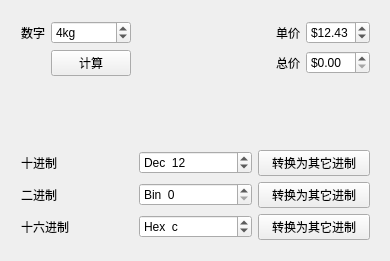
<?xml version="1.0" encoding="UTF-8"?>
<ui version="4.0">
 <class>Widget</class>
 <widget class="QWidget" name="Widget">
  <property name="geometry">
   <rect>
    <x>0</x>
    <y>0</y>
    <width>390</width>
    <height>261</height>
   </rect>
  </property>
  <property name="windowTitle">
   <string>QSpinBox使用测试</string>
  </property>
  <widget class="QWidget" name="verticalLayoutWidget">
   <property name="geometry">
    <rect>
     <x>10</x>
     <y>10</y>
     <width>371</width>
     <height>241</height>
    </rect>
   </property>
   <layout class="QVBoxLayout" name="verticalLayout_2">
    <item>
     <layout class="QGridLayout" name="gridLayout_10">
      <item row="0" column="0">
       <widget class="QLabel" name="label">
        <property name="text">
         <string>数字</string>
        </property>
       </widget>
      </item>
      <item row="0" column="3">
       <widget class="QLabel" name="label_2">
        <property name="text">
         <string>单价</string>
        </property>
       </widget>
      </item>
      <item row="0" column="2">
       <spacer name="horizontalSpacer">
        <property name="orientation">
         <enum>Qt::Horizontal</enum>
        </property>
        <property name="sizeHint" stdset="0">
         <size>
          <width>40</width>
          <height>20</height>
         </size>
        </property>
       </spacer>
      </item>
      <item row="1" column="3">
       <widget class="QLabel" name="label_3">
        <property name="text">
         <string>总价</string>
        </property>
       </widget>
      </item>
      <item row="1" column="1">
       <widget class="QPushButton" name="pushButton">
        <property name="text">
         <string>计算</string>
        </property>
       </widget>
      </item>
      <item row="0" column="1">
       <widget class="QSpinBox" name="spinNum">
        <property name="suffix">
         <string>kg</string>
        </property>
        <property name="value">
         <number>4</number>
        </property>
       </widget>
      </item>
      <item row="0" column="4">
       <widget class="QDoubleSpinBox" name="spinPrice">
        <property name="prefix">
         <string>$</string>
        </property>
        <property name="value">
         <double>12.430000000000000</double>
        </property>
       </widget>
      </item>
      <item row="1" column="4">
       <widget class="QDoubleSpinBox" name="spinTotal">
        <property name="prefix">
         <string>$</string>
        </property>
        <property name="singleStep">
         <double>0.010000000000000</double>
        </property>
       </widget>
      </item>
     </layout>
    </item>
    <item>
     <spacer name="verticalSpacer">
      <property name="orientation">
       <enum>Qt::Vertical</enum>
      </property>
      <property name="sizeHint" stdset="0">
       <size>
        <width>20</width>
        <height>40</height>
       </size>
      </property>
     </spacer>
    </item>
    <item>
     <layout class="QGridLayout" name="gridLayout_11">
      <item row="0" column="2">
       <widget class="QPushButton" name="pushButton_2">
        <property name="text">
         <string>转换为其它进制</string>
        </property>
       </widget>
      </item>
      <item row="1" column="0">
       <widget class="QLabel" name="label_5">
        <property name="text">
         <string>二进制</string>
        </property>
       </widget>
      </item>
      <item row="2" column="0">
       <widget class="QLabel" name="label_6">
        <property name="text">
         <string>十六进制</string>
        </property>
       </widget>
      </item>
      <item row="2" column="2">
       <widget class="QPushButton" name="pushButton_4">
        <property name="text">
         <string>转换为其它进制</string>
        </property>
       </widget>
      </item>
      <item row="1" column="2">
       <widget class="QPushButton" name="pushButton_3">
        <property name="text">
         <string>转换为其它进制</string>
        </property>
       </widget>
      </item>
      <item row="0" column="0">
       <widget class="QLabel" name="label_4">
        <property name="text">
         <string>十进制</string>
        </property>
       </widget>
      </item>
      <item row="0" column="1">
       <widget class="QSpinBox" name="spinDec">
        <property name="suffix">
         <string/>
        </property>
        <property name="prefix">
         <string>Dec  </string>
        </property>
        <property name="value">
         <number>12</number>
        </property>
       </widget>
      </item>
      <item row="1" column="1">
       <widget class="QSpinBox" name="spinBin">
        <property name="prefix">
         <string>Bin  </string>
        </property>
        <property name="displayIntegerBase">
         <number>2</number>
        </property>
       </widget>
      </item>
      <item row="2" column="1">
       <widget class="QSpinBox" name="spinHex">
        <property name="prefix">
         <string>Hex  </string>
        </property>
        <property name="value">
         <number>12</number>
        </property>
        <property name="displayIntegerBase">
         <number>16</number>
        </property>
       </widget>
      </item>
     </layout>
    </item>
   </layout>
  </widget>
 </widget>
 <layoutdefault spacing="6" margin="11"/>
 <resources/>
 <connections/>
</ui>
